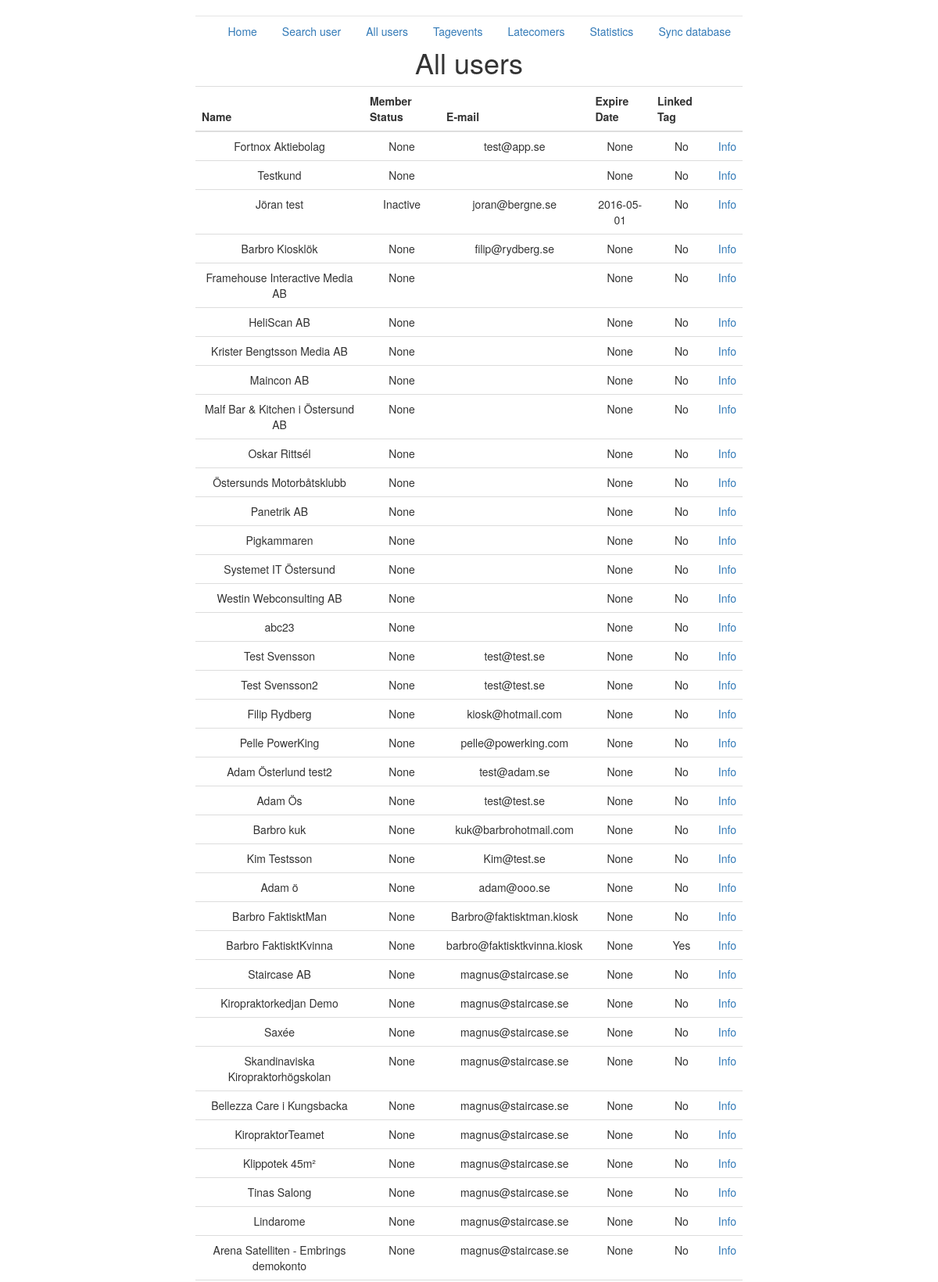
Page /all_users (upper part) on the committed database.
### crosstag_server.py (models this page shows, shortened)
class User(db.Model):
    index = db.Column(db.Integer, primary_key=True)
    fortnox_id = db.Column(db.Integer)
    name = db.Column(db.String(80))
    email = db.Column(db.String(120))
    phone = db.Column(db.String(20))
    address = db.Column(db.String(50))
    address2 = db.Column(db.String(50))
    city = db.Column(db.String(120))
    zip_code = db.Column(db.Integer)
    tag_id = db.Column(db.String(20))
    gender = db.Column(db.String(10))
    ssn = db.Column(db.String(13))
    expiry_date = db.Column(db.Date)
    create_date = db.Column(db.Date)
    status = db.Column(db.String(50))
    def dict(self):
        return {'index': self.index, 'name': self.name,
                'email': self.email, 'tag_id': self.tag_id,
                'phone': self.phone, 'address': self.address,
                'address2': self.address2, 'city': self.city,
                'zip_code': self.zip_code, 'fortnox_id': self.fortnox_id,
                'expiry_date': str(self.expiry_date),
                'create_date': str(self.create_date),
                'ssn': self.ssn,
                'gender': self.gender,
                'status': self.status
                }

### crosstag_server.py (the view)
@app.route('/all_users', methods=['GET'])
def all_users():
    ret = []
    users = User.query.all()
    for hit in users:
        if hit.tag_id is None or hit.tag_id is "None" or hit.tag_id is "":
            hit.tag_id = "No"
        else:
            hit.tag_id = "Yes"
        js = hit.dict()
        ret.append(js)
    return render_template('all_users.html',
                           title='All Users',
                           hits=ret)

### templates/all_users.html (shortened to what this page needs)
{% extends "base.html" %}
{% block content %}
<h1>All users</h1>
{% if hits %}
	<table class="table table-hover">
	<tbody>
		<thead>
			<tr>
				<th>Name</th> <th>Member Status</th>  <th>E-mail</th> <th>Expire Date</th> <th>Linked Tag</th> <th></th>
			</tr>
		</thead>
				{% for hit in hits %}
				<tr>
					<td>{{hit.name}}</td> <td>{{hit.status}}</td> <td>{{hit.email}}</td> <td>{{hit.expiry_date}}</td>  <td>{{hit.tag_id}}</td> <td><a href='/user_page/{{hit.index}}'>Info</a> </td>
				</tr>
				{% endfor %}
	</tbody>
	</table>
{% endif %}
{% endblock %}

### static/jumbotron-narrow.css (style rules this page uses)
body { padding-top: 20px; padding-bottom: 20px; }

### rows in the picture
User: name "Fortnox Aktiebolag", status "None", email "test@app.se", expiry_date "None", tag_id "No"
User: name "Testkund", status "None", expiry_date "None", tag_id "No"
User: name "Jöran test", status "Inactive", email "joran@bergne.se", expiry_date "2016-05-01", tag_id "No"
User: name "Barbro Kiosklök", status "None", email "filip@rydberg.se", expiry_date "None", tag_id "No"
User: name "Framehouse Interactive Media AB", status "None", expiry_date "None", tag_id "No"
User: name "HeliScan AB", status "None", expiry_date "None", tag_id "No"
User: name "Krister Bengtsson Media AB", status "None", expiry_date "None", tag_id "No"
User: name "Maincon AB", status "None", expiry_date "None", tag_id "No"
User: name "Malf Bar & Kitchen i Östersund AB", status "None", expiry_date "None", tag_id "No"
User: name "Oskar Rittsél", status "None", expiry_date "None", tag_id "No"
User: name "Östersunds Motorbåtsklubb", status "None", expiry_date "None", tag_id "No"
User: name "Panetrik AB", status "None", expiry_date "None", tag_id "No"
User: name "Pigkammaren", status "None", expiry_date "None", tag_id "No"
User: name "Systemet IT Östersund", status "None", expiry_date "None", tag_id "No"
User: name "Westin Webconsulting AB", status "None", expiry_date "None", tag_id "No"
User: name "abc23", status "None", expiry_date "None", tag_id "No"
User: name "Test Svensson", status "None", email "test@test.se", expiry_date "None", tag_id "No"
User: name "Test Svensson2", status "None", email "test@test.se", expiry_date "None", tag_id "No"
User: name "Filip Rydberg", status "None", email "kiosk@hotmail.com", expiry_date "None", tag_id "No"
User: name "Pelle PowerKing", status "None", email "pelle@powerking.com", expiry_date "None", tag_id "No"
User: name "Adam Österlund test2", status "None", email "test@adam.se", expiry_date "None", tag_id "No"
User: name "Adam Ös", status "None", email "test@test.se", expiry_date "None", tag_id "No"
User: name "Barbro kuk", status "None", email "kuk@barbrohotmail.com", expiry_date "None", tag_id "No"
User: name "Kim Testsson", status "None", email "Kim@test.se", expiry_date "None", tag_id "No"
User: name "Adam ö", status "None", email "adam@ooo.se", expiry_date "None", tag_id "No"
User: name "Barbro FaktisktMan", status "None", email "Barbro@faktisktman.kiosk", expiry_date "None", tag_id "No"
User: name "Barbro FaktisktKvinna", status "None", email "barbro@faktisktkvinna.kiosk", expiry_date "None", tag_id "Yes"
User: name "Staircase AB", status "None", email "magnus@staircase.se", expiry_date "None", tag_id "No"
User: name "Kiropraktorkedjan Demo", status "None", email "magnus@staircase.se", expiry_date "None", tag_id "No"
User: name "Saxée", status "None", email "magnus@staircase.se", expiry_date "None", tag_id "No"
User: name "Skandinaviska Kiropraktorhögskolan", status "None", email "magnus@staircase.se", expiry_date "None", tag_id "No"
User: name "Bellezza Care i Kungsbacka", status "None", email "magnus@staircase.se", expiry_date "None", tag_id "No"
User: name "KiropraktorTeamet", status "None", email "magnus@staircase.se", expiry_date "None", tag_id "No"
User: name "Klippotek 45m²", status "None", email "magnus@staircase.se", expiry_date "None", tag_id "No"
User: name "Tinas Salong", status "None", email "magnus@staircase.se", expiry_date "None", tag_id "No"
User: name "Lindarome", status "None", email "magnus@staircase.se", expiry_date "None", tag_id "No"
User: name "Arena Satelliten - Embrings demokonto", status "None", email "magnus@staircase.se", expiry_date "None", tag_id "No"
